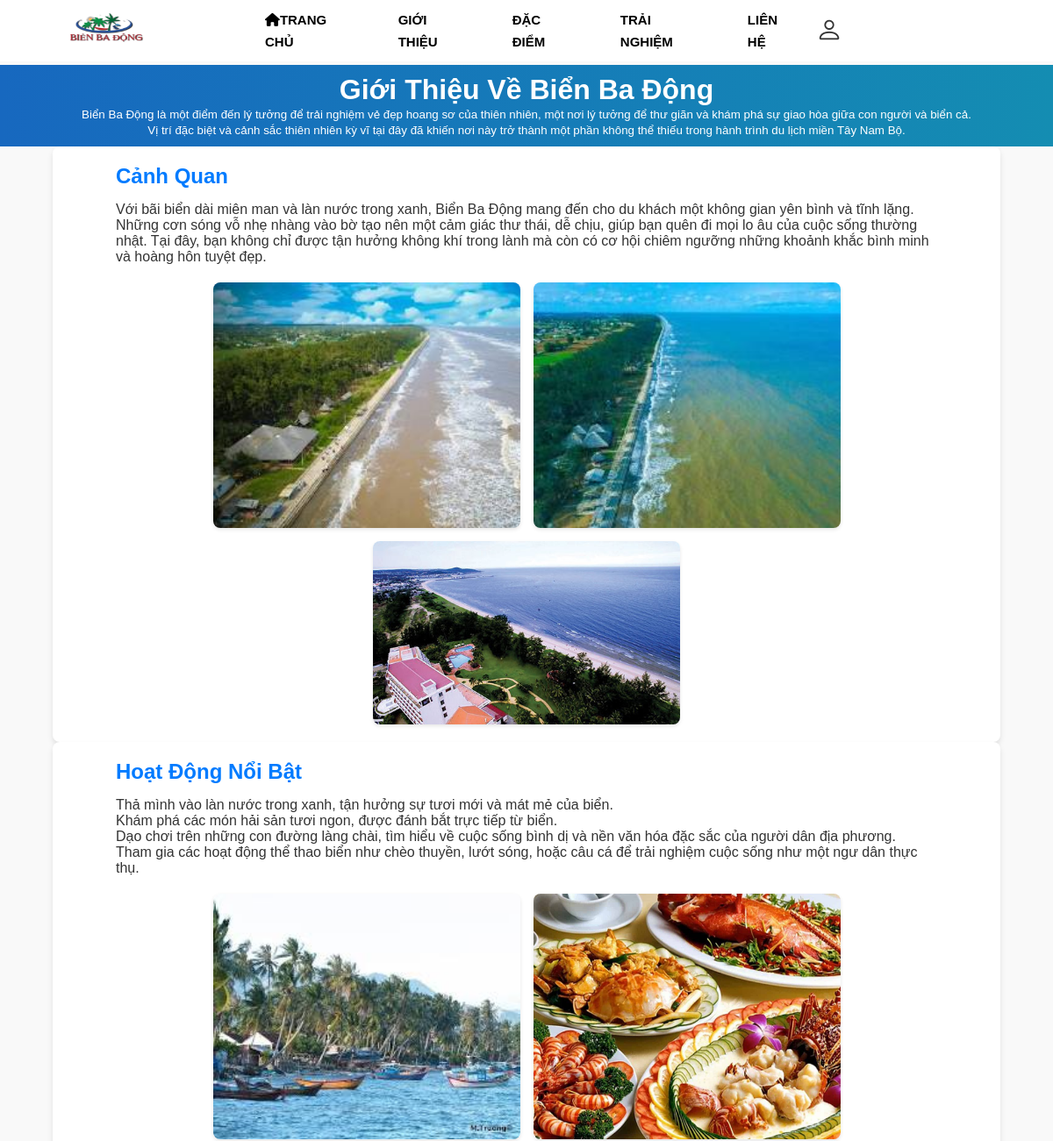
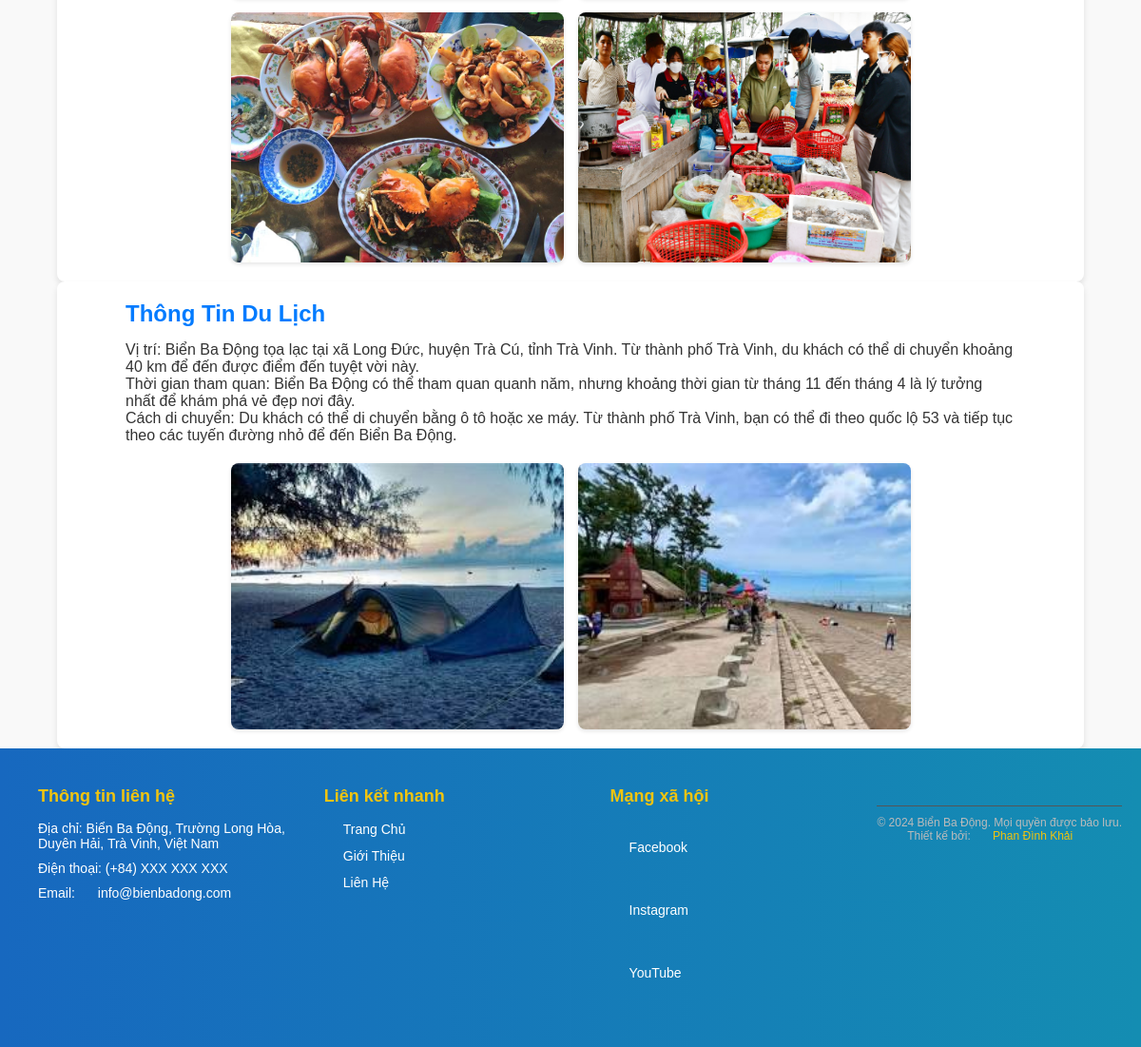
The page /gioithieu.php (signed in) on the database its author committed (2 pictures, top to bottom).
### tables this page shows
CREATE TABLE `baiviet` (
  `idbaiviet` int(11) NOT NULL,
  `tieudebaiviet` varchar(200) NOT NULL,
  `noidungbaiviet` text NOT NULL,
  `url_image` text NOT NULL,
  `tentrang` varchar(20) NOT NULL
);

### gioithieu.php (the view, shortened to what this page needs)
<?php
include "./db_connect.php";
?>
<!DOCTYPE html>
<html lang="en">
<head>
    <link href="https://cdn.jsdelivr.net/npm/bootstrap-icons/font/bootstrap-icons.css" rel="stylesheet">
    <link rel="stylesheet" href="style.css">
</head>
<body>
    <header>
        <div class="logo">
            <a href="trangchu.html" target="_self"><img src="images/logo.jpg" alt="bienbadong" width="100px" height="74.5px"></a>
        </div>
        <div class="menu">
            <li><a href="trangchu.php" target="_self"id="mn"><i class="fas fa-home"></i>TRANG CHỦ</a></li>
            <li><a href="gioithieu.php" target="_self"id="mn">GIỚI THIỆU</a></li>
            <li><a href="dacdiem.php" target="_self"id="mn">ĐẶC ĐIỂM</a></li>
            <li><a href="trainghiem.php" target="_self"id="mn">TRẢI NGHIỆM</a></li>
            <li><a href="lienhe.php" target="_self"id="mn">LIÊN HỆ</a></li>
        </div>
        <div class="contact">
        <li><i class="bi bi-person" id="userIcon"></i></li>
        </div>
    </header>
    <img src="images/nenn.jpg" alt="nen" id="nenn">
    <div id="header">
        <h1>Giới Thiệu Về Biển Ba Động</h1>
        <small>Biển Ba Động là một điểm đến lý tưởng để trải nghiệm vẻ đẹp hoang sơ của thiên nhiên, một nơi lý tưởng để thư giãn và khám phá sự giao hòa giữa con người và biển cả.
            <br>Vị trí đặc biệt và cảnh sắc thiên nhiên kỳ vĩ tại đây đã khiến nơi này trở thành một phần không thể thiếu trong hành trình du lịch miền Tây Nam Bộ.</small>
    </div>
 <main>
    <?php
         $sql = "SELECT * FROM baiviet";
         $result = $conn->query($sql);
         if ($result->num_rows > 0) {
             while($row = $result->fetch_assoc()) {
             if($row['tentrang']=="gioithieu"){
         ?>
    <section class="content-section">
        <div class="container">
            <h2><?php echo $row['tieudebaiviet'] ?></h2>
            <p><?php echo $row['noidungbaiviet'] ?></p>
            <div class="image-container">
            <?php
            $image_paths = $row['url_image'];
            $images = json_decode($image_paths, true);
            if (json_last_error() === JSON_ERROR_NONE && is_array($images)) {
                foreach ($images as $image) {
                    echo '<img src="' . htmlspecialchars(trim($image)) . '" alt="Hình Ảnh">';
                }
            } else {
                $images = explode(',', $image_paths);
                foreach ($images as $image) {
                    echo '<img src="' . htmlspecialchars(trim($image)) . '" alt="Hình Ảnh">';
                }
            }
            ?>
            </div>
        </div>
    </section>
    <?php
               }
      }
    } else {
        echo "0 results";
    }
    ?>
</main>
    <footer>
        <div class="footer-container">
          <div class="footer-column">
            <h3>Thông tin liên hệ</h3>
            <p>Địa chỉ: Biển Ba Động, Trường Long Hòa, Duyên Hải, Trà Vinh, Việt Nam</p>
            <p>Điện thoại: (+84) XXX XXX XXX</p>
            <p>Email: <a href="mailto:info@bienbadong.com">info@bienbadong.com</a></p>
          </div>
          <div class="footer-column">
            <h3>Liên kết nhanh</h3>
            <ul>
              <li><a href="trangchu.php">Trang Chủ</a></li>
              <li><a href="gioithieu.php">Giới Thiệu</a></li>
              <li><a href="lienhe.html">Liên Hệ</a></li>
            </ul>
          </div>
          <div class="footer-column">
            <h3>Mạng xã hội</h3>
            <ul class="social-links">
              <li><a href="https://facebook.com" target="_blank">Facebook</a></li>
              <li><a href="https://instagram.com" target="_blank">Instagram</a></li>
              <li><a href="https://youtube.com" target="_blank">YouTube</a></li>
            </ul>
          </div>
          <div class="footer-bottom">
            <p>© 2024 Biển Ba Động. Mọi quyền được bảo lưu.</p>
            <p>Thiết kế bởi: <a href="#">Phan Đình Khải</a></p>
          </div>
        </div>
      </footer>
</body>
</html>

### style.css (style rules this page uses)
* { margin: 0; padding: 0; box-sizing: border-box; font-family: Arial, Helvetica, sans-serif; }
li { list-style: none; }
a { text-decoration: none; color: #000; padding: 20px 20px 20px 20px; }
header { display: flex; justify-content: space-between; padding: 12px 50px; height: 70px; align-items: center; position: fixed; top: 0; left: 0; width: 100%; z-index: 1; background: rgba(255, 255, 255, 0.3); }
#header { background: linear-gradient(90deg, #1768bf, #148db2); color: #fff; padding: 10px; text-align: center; }
.logo { flex: 1; }
.menu { flex: 3; display: flex; }
.contact { flex: 1; }
.menu > li { padding: 0 12px; position: relative; }
.menu > li > a { font-size: 15px; font-weight: bold; display: block; line-height: 25px; }
#nenn { width: 100%; height: 70px; }
footer { background: linear-gradient(90deg, #1768bf, #148db2); color: #fff; padding: 40px 20px; font-family: Arial, sans-serif; }
.footer-container { display: flex; flex-wrap: wrap; justify-content: space-between; }
.footer-column { flex: 1; min-width: 200px; margin: 0 20px; }
.footer-column h3 { font-size: 18px; margin-bottom: 15px; color: #f1c40f; }
.footer-column p, .footer-column a { font-size: 14px; color: #fff; text-decoration: none; margin-bottom: 10px; }
.footer-column ul { list-style: none; padding: 0; }
.footer-column ul li { margin-bottom: 10px; }
.social-links a { display: block; margin-bottom: 5px; }
.footer-bottom { text-align: center; margin-top: 20px; border-top: 1px solid #555; padding-top: 10px; font-size: 12px; color: #bbb; }
.footer-bottom a { color: #f1c40f; text-decoration: none; }

### gioithieu.php (style rules this page uses)
body { font-family: Arial, sans-serif; margin: 0; padding: 0; background-color: #f9f9f9; color: #333; }
#userIcon { font-size: 30px; color: #333; }
.container { width: 90%; max-width: 1200px; margin: 0 auto; }
.content-section { background-color: white; margin: 20px 0; padding: 20px; border-radius: 8px; box-shadow: 0 4px 6px rgba(0, 0, 0, 0.1); width: 90%; max-width: 1200px; margin: 0 auto; }
.content-section h2 { color: #007bff; margin-bottom: 15px; }
.image-container { display: flex; gap: 15px; margin-top: 20px; flex-wrap: wrap; justify-content: center; }
.image-container img { width: 100%; max-width: 350px; border-radius: 8px; box-shadow: 0 2px 4px rgba(0, 0, 0, 0.1); transition: transform 0.3s ease, box-shadow 0.3s ease; }

### rows shown on the page
baiviet: tieudebaiviet "Cảnh Quan", noidungbaiviet "Với bãi biển dài miên man và làn nước trong xanh, Biển Ba Động mang đến cho du khách một không gian yên bình và tĩnh lặng. Những cơn sóng vỗ nhẹ nhàng vào bờ tạo nên một cảm giác thư thái, dễ chịu, giúp bạn quên đi mọi lo âu của cuộc sống thường nhật. Tại đây, bạn không chỉ được tận hưởng không khí trong lành mà còn có cơ hội chiêm ngưỡng những khoảnh khắc bình minh và hoàng hôn tuyệt đẹp.", tentrang "gioithieu" (drawn), url_image (picture)
baiviet: tieudebaiviet "Hoạt Động Nổi Bật", noidungbaiviet "Thả mình vào làn nước trong xanh, tận hưởng sự tươi mới và mát mẻ của biển. Khám phá các món hải sản tươi ngon, được đánh bắt trực tiếp từ biển. Dạo chơi trên những con đường làng chài, tìm hiểu về cuộc sống bình dị và nền văn hóa đặc sắc của người dân địa phương. Tham gia các hoạt động thể thao biển như chèo thuyền, lướt sóng, hoặc câu cá để trải nghiệm cuộc sống như một ngư dân thực thụ.", tentrang "gioithieu" (drawn), url_image (picture)
baiviet: tieudebaiviet "Thông Tin Du Lịch", noidungbaiviet "Vị trí: Biển Ba Động tọa lạc tại xã Long Đức, huyện Trà Cú, tỉnh Trà Vinh. Từ thành phố Trà Vinh, du khách có thể di chuyển khoảng 40 km để đến được điểm đến tuyệt vời này. Thời gian tham quan: Biển Ba Động có thể tham quan quanh năm, nhưng khoảng thời gian từ tháng 11 đến tháng 4 là lý tưởng nhất để khám phá vẻ đẹp nơi đây. Cách di chuyển: Du khách có thể di chuyển bằng ô tô hoặc xe máy. Từ thành phố Trà Vinh, bạn có thể đi theo quốc lộ 53 và tiếp tục theo các tuyến đường nhỏ để đến Biển Ba Động.", tentrang "gioithieu" (drawn), url_image (picture)
